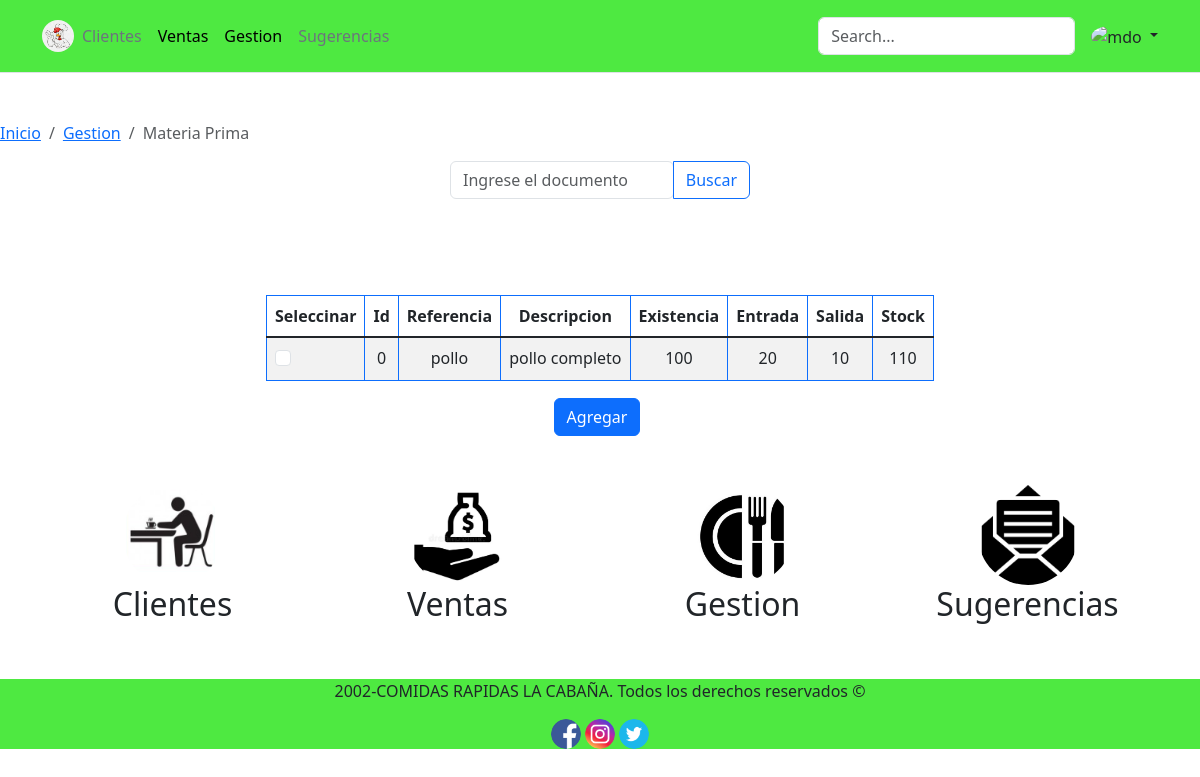
/Proyecto/view/administrador/gestion/ma_prima.php (signed in), run on the app's committed database.
### tables this page shows
CREATE TABLE `mat_pri` (
  `cod_materia_pri` int(10) UNSIGNED NOT NULL,
  `referencia` varchar(50) NOT NULL,
  `descripcion` varchar(50) NOT NULL,
  `existencia` int(10) NOT NULL,
  `entrada` int(5) NOT NULL,
  `salida` int(5) NOT NULL,
  `stock` int(5) NOT NULL
);

### Proyecto/view/administrador/gestion/ma_prima/tabla_ma_prima.php (the view, shortened to what this page needs)
<div class="container">
<div class="d-flex justify-content-center">
<div class="row">
<div class="col-md-12 table-responsive" >
   <table class="table table-bordered border-primary table-striped " style="text-align:center" >
    <thead>
        <tr>
        <th scope="col">Seleccinar</th>
        <th scope="col">Id </th>
        <th scope="col">Referencia</th>
        <th scope="col">Descripcion</th>
        <th scope="col">Existencia</th>
        <th scope="col">Entrada</th>
        <th scope="col">Salida</th>
        <th scope="col">Stock</th>
        </tr>
    </thead>
    <tbody>
    <?php
    include_once ('../crud/conexion.php');
        if(isset($_POST['btnbuscar']))
        {
            $buscar=$_POST['txtbuscar'];
            $queryproductos=mysqli_query($conexion,"SELECT cod_materia_pri,referencia,descripcion,existencia,entrada,salida,stock FROM mat_pri WHERE cod_materia_pri LIKE '".$buscar."%'");
        }
        else
        {
            $queryproductos=mysqli_query($conexion,"SELECT * FROM mat_pri ORDER BY cod_materia_pri ASC");
        }
            while($mostrar=mysqli_fetch_array($queryproductos))
        {
            echo "<tr>";
            echo "<td><div class='form-check' >
            <input  class='form-check-input' type='checkbox' value='' data-doc-prima='" . $mostrar['cod_materia_pri'] . "' style='text-align:center' onchange='toggleButtons(this)'/>
            </div></td>";
            echo "<td>"; echo $mostrar['cod_materia_pri']; echo "</td>";
            echo "<td>"; echo $mostrar['referencia']; echo "</td>";
            echo "<td>"; echo $mostrar['descripcion']; echo "</td>";
            echo "<td>"; echo $mostrar['existencia']; echo "</td>";
            echo "<td>"; echo $mostrar['entrada']; echo "</td>";
            echo "<td>"; echo $mostrar['salida']; echo "</td>";
            echo "<td>"; echo $mostrar['stock']; echo "</td>";
            echo "</tr>";
        }
        ?>
    </tbody>
    </table>
    </div>
    </div>
    </div>
    </div>
    <div class="container">
        <div class="d-flex justify-content-around">
            <div class="row">
            <table class="table-responsive">
                <tr>
                    <td><a  class="btn btn-primary" id="addButton" onclick="abrirform()">Agregar</a></td>
                    <td><a href="../ma_prima/agregar_ma_prima.php?cod_materia_pri=<?php echo $mostrar['cod_materia_pri'];?>"   class="btn btn-primary" id="viewButton">Visualizar</a></td>
                    <td><a href="../ma_prima/editar_ma_prima.php?cod_materia_pri=<?php echo $mostrar['cod_materia_pri'];?>"   class="btn btn-primary" id="editButton">Editar</a></td>
                    <td></td>
                </tr>
            </table>
            </div>
        </div>
    </div>

### data on the page
mat_pri: cod_materia_pri "0", referencia "pollo", descripcion "pollo completo", existencia "100", entrada "20", salida "10", stock "110"
